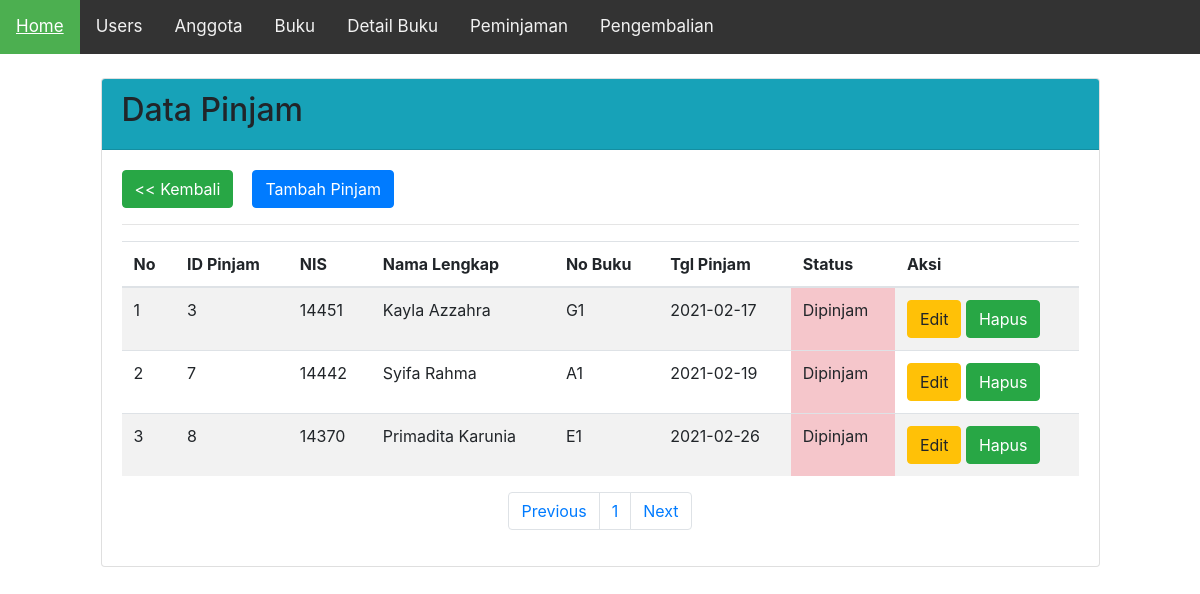
/pinjam.php, run on the app's committed database.
### tables this page shows
CREATE TABLE `peminjaman` (
  `id_pinjam` int(5) NOT NULL,
  `nis` int(10) NOT NULL,
  `nama_anggota` varchar(50) NOT NULL,
  `no_buku` varchar(10) NOT NULL,
  `tgl_pinjam` date NOT NULL,
  `status` varchar(20) NOT NULL
);

### koneksi.php (called while the page is built, shortened)
<?php
	class database{
		var $host 	= "localhost";
		var $uname	= "root";
		var $passw	= "";
		var $db 	= "perpustakaan";
		function __construct(){
			$this->koneksi = mysqli_connect(
				$this->host,
				$this->uname,
				$this->passw,
				$this->db);
		}
		function tampil_pinjam_(){
			$query = mysqli_query($this->koneksi,"select * from peminjaman");
			$data = $query->num_rows;
			return $data;
		}
		function tampil_pinjam_paging($awal,$batas){
		$data = mysqli_query($this->koneksi,"select * from peminjaman order by id_pinjam asc limit $awal, $batas");
		while($row= mysqli_fetch_array($data)){
			$hasil[]= $row;
		}
		$jml = $data->num_rows;
		if ($jml != 0) {
			return $hasil;
		}
	}
	}
?>

### view_pinjam.php (the view, shortened to what this page needs)
<div class="table-responsive">
	<table class="table table-striped">
		<input class="btn btn-success" style="margin-right:2%;" action="action" onclick="window.history.go(-1); return false;" type="submit" value="&lt;&lt; Kembali">
		<a href="tambah_pinjam.php" class="btn btn-primary">Tambah Pinjam</a>
		<hr>
		<thead>
		<tr>
			<th>No</th>
			<th>ID Pinjam</th>
			<th>NIS</th>
			<th>Nama Lengkap</th>
			<th>No Buku</th>
			<th>Tgl Pinjam</th>
			<th>Status</th>
			<th>Aksi</th>
		</tr>
		</thead>
		<?php
			foreach($data_pinjam as $row){
		?>
		<tr>
			<td><?php echo $nomor++; ?></td>
			<td><?php echo $row['id_pinjam']; ?></td>
			<td><?php echo $row['nis']; ?></td>
			<td><?php echo $row['nama_anggota']; ?></td>
			<td><?php echo $row['no_buku']; ?></td>
			<td><?php echo $row['tgl_pinjam']; ?></td>
			<?php
				$cekstatus = $row['status'];
				if($cekstatus=='1'){
					$status="Tersedia";
					echo "<td class='table-danger'>$status</td>";
				}else{
					$status="Dipinjam";
					echo "<td class='table-danger'>$status</td>";
				}
			?>
			<td>
			<a class="btn btn-warning" a href="edit_pinjam.php?id_pinjam=<?php echo $row['id_pinjam']; ?>">Edit</a>
				<a class="btn btn-success" a href="proses.php?aksi=hapus_pinjam&id_pinjam=
				<?php echo $row['id_pinjam']; ?>
				"onclick='return confirm("Apakah Yakin Ingin Menghapus?")'>Hapus</a>
			</td>
			<?php
			}
			?>
		</tr>
		</table>
		<nav>
				<ul class="pagination justify-content-center">
					<li class="page-item">
						<a class="page-link" <?php if($halaman > 1) {echo "href='?halaman=$previous'";} ?>>Previous</a>
					</li>
					<?php
					for($x=1;$x<=$total_halaman;$x++){
						?>
						<li class="page-item"><a class="page-link" href="?halaman=<?php echo $x ?>"><?php echo $x; ?></a></li>
						<?php
					}
					?>
					<li class="page-item">
						<a class="page-link" <?php if($halaman < $total_halaman) {echo "href='?halaman=$next'";} ?>>Next</a>
					</li>
				</ul>
			</nav>
</div>

### data on the page
peminjaman: id_pinjam "3", nis "14451", nama_anggota "Kayla Azzahra", no_buku "G1", tgl_pinjam "2021-02-17", status "Dipinjam"
peminjaman: id_pinjam "7", nis "14442", nama_anggota "Syifa Rahma", no_buku "A1", tgl_pinjam "2021-02-19", status "Dipinjam"
peminjaman: id_pinjam "8", nis "14370", nama_anggota "Primadita Karunia", no_buku "E1", tgl_pinjam "2021-02-26", status "Dipinjam"
